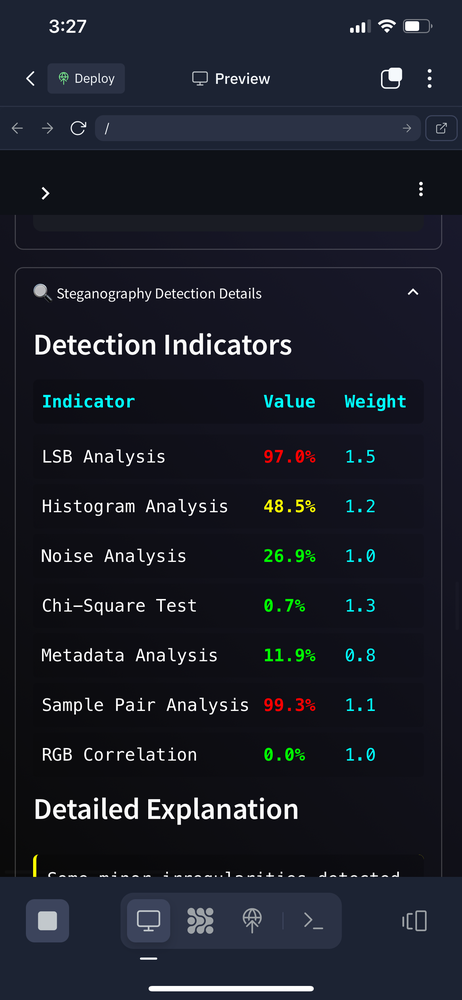
#> input picture test_image.png, 462 x 1000 px, shrunk from 1284 x 2778 before the run
$ python -i stego_detector.py   (imports and definitions only)
#> lines starting #> are read from the running program, lines starting #| are printed output that depends on the picture; after the words box and inside, x2 and y2 are one past the last pixel; in counts of white or black regions, pixels touching at a corner belong together
"""
Steganography detection module.
Provides functionality to analyze images and determine the likelihood of hidden data.
"""

import numpy as np
from PIL import Image
import subprocess
import tempfile
import os
import re
import struct
from scipy import stats
import random

class DetectionResult:
    """Container for detection results."""
    def __init__(self):
        self.likelihood = 0.0  # Overall likelihood of hidden data (0-1)
        self.indicators = {}  # Individual indicator results
        self.suspicious_regions = []  # Areas of the image that might contain hidden data
        self.explanation = ""  # Human-readable explanation
        self.techniques = []  # Suspected hiding techniques

    def add_indicator(self, name, value, weight=1.0):
        """Add a new detection indicator."""
        self.indicators[name] = {
            "value": value,
            "weight": weight
        }

    # [12 lines left out: function calculate_overall_likelihood, not called in this run]

    def get_formatted_likelihood(self):
        """Get a formatted string with the likelihood percentage."""
        return f"{self.likelihood * 100:.1f}%"

    # [34 lines left out: functions get_color_code, generate_explanation, not called in this run]

# Main detection functions
def analyze_image_for_steganography(image_path):
    """
    Analyze an image for signs of steganography.

    Args:
        image_path: Path to the image file

    Returns:
        DetectionResult object with likelihood and explanations
    """
#> called with image_path = '../test_image.png'
    result = DetectionResult()

    # Open the image
    try:
        img = Image.open(image_path)
#> img is the input picture: PIL image 462x1000 RGB; mean R, G, B 26.8, 30.1, 39.9
        if img.mode != 'RGB' and img.mode != 'RGBA':
            img = img.convert('RGB')

        # Convert to numpy array
        pixels = np.array(img)

        # Run various detection methods

        # 1. Statistical analysis of LSB
        lsb_likelihood = detect_lsb_steganography(pixels)
        result.add_indicator("LSB Analysis", lsb_likelihood, weight=1.5)

        # 2. Histogram analysis
        histogram_likelihood = analyze_histogram(pixels)
        result.add_indicator("Histogram Analysis", histogram_likelihood, weight=1.2)

        # 3. Noise analysis
        noise_likelihood = analyze_noise_patterns(pixels)
        result.add_indicator("Noise Analysis", noise_likelihood, weight=1.0)

        # 4. Chi-square analysis
        chi_square_likelihood = chi_square_test(pixels)
        result.add_indicator("Chi-Square Test", chi_square_likelihood, weight=1.3)

        # 5. Metadata analysis
        metadata_likelihood = analyze_metadata(image_path)
        result.add_indicator("Metadata Analysis", metadata_likelihood, weight=0.8)

        # 6. Sample pair analysis
        sample_pair_likelihood = sample_pair_analysis(pixels)
        result.add_indicator("Sample Pair Analysis", sample_pair_likelihood, weight=1.1)

        # 7. RGB correlation
        rgb_correlation_likelihood = analyze_rgb_correlation(pixels)
        result.add_indicator("RGB Correlation", rgb_correlation_likelihood, weight=1.0)

        # Calculate overall likelihood
        result.calculate_overall_likelihood()

        # Generate explanation
        result.generate_explanation()

        # Determine potential techniques
        result.techniques = determine_potential_techniques(result)

    except Exception as e:
        result.explanation = f"Error analyzing image: {str(e)}"
        result.likelihood = 0.0

    return result

def detect_lsb_steganography(pixels):
    """
    Detect LSB steganography by analyzing the statistical properties of the least significant bits.

    Args:
        pixels: Numpy array of pixel values

    Returns:
        Likelihood of LSB steganography (0-1)
    """
    # Extract LSBs from each channel
    lsb_r = pixels[:, :, 0] % 2
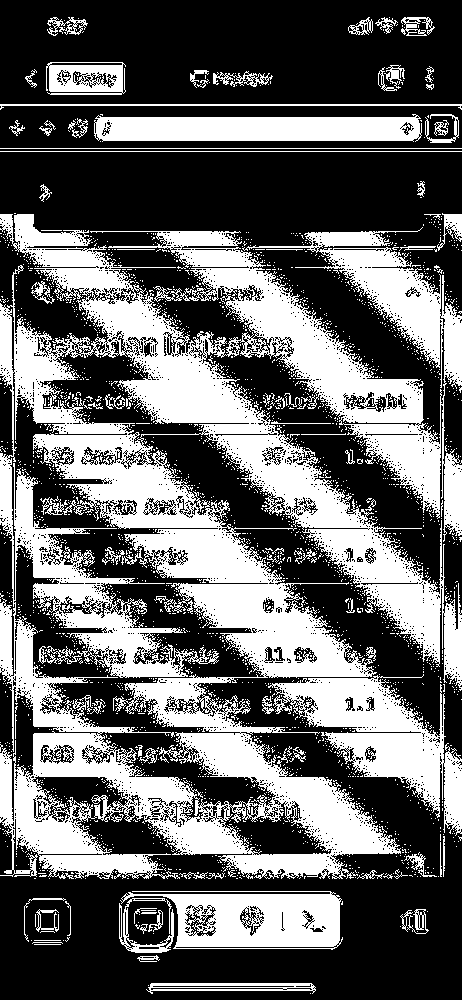
#> lsb_r: shape (1000, 462); values 0 (black) and 1 (white), 39.5% white; 2459 white regions (2369 under 20 px), largest, box (x1, y1, x2, y2) and area: (0, 214, 462, 879) 137449, (268, 674, 462, 836) 11691, (120, 891, 343, 950) 8351
    lsb_g = pixels[:, :, 1] % 2
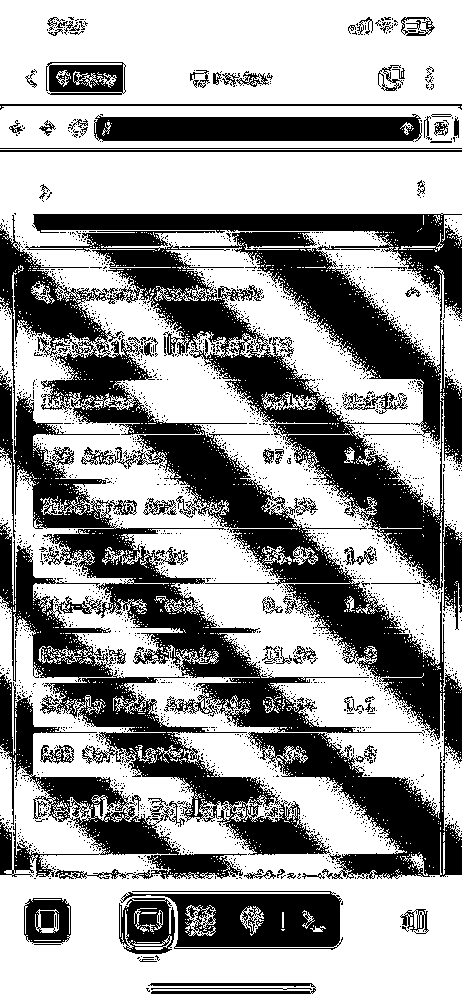
#> lsb_g: shape (1000, 462); values 0 (black) and 1 (white), 61.6% white; 2344 black regions (2264 under 20 px), largest, box (x1, y1, x2, y2) and area: (0, 213, 462, 879) 131043, (0, 674, 247, 879) 10945, (120, 891, 343, 950) 8307
    lsb_b = pixels[:, :, 2] % 2
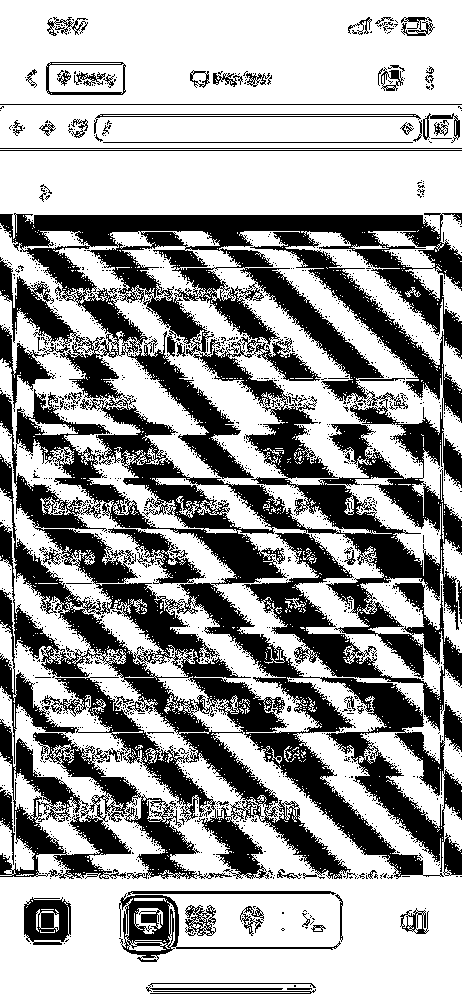
#> lsb_b: shape (1000, 462); values 0 (black) and 1 (white), 63.3% white; 1695 black regions (1619 under 20 px), largest, box (x1, y1, x2, y2) and area: (0, 213, 462, 879) 138568, (0, 719, 232, 879) 10884, (119, 893, 341, 962) 2612

    # Flatten arrays
    lsb_r = lsb_r.flatten()
    lsb_g = lsb_g.flatten()
    lsb_b = lsb_b.flatten()

    # Calculate bias from expected distribution (should be ~0.5 for random)
    r_bias = abs(np.mean(lsb_r) - 0.5) * 2
#> r_bias = 0.211
    g_bias = abs(np.mean(lsb_g) - 0.5) * 2
#> g_bias = 0.233
    b_bias = abs(np.mean(lsb_b) - 0.5) * 2
#> b_bias = 0.265

    # A perfect uniform distribution would give bias=0, completely skewed would give bias=1

    # Analyze patterns and runs
    r_runs = count_runs(lsb_r) / len(lsb_r)
#> after the loop in count_runs, `for i in range(1, len(binary_data)):`: runs = 55456
#> r_runs = 0.12
    g_runs = count_runs(lsb_g) / len(lsb_g)
#> g_runs = 0.118
    b_runs = count_runs(lsb_b) / len(lsb_b)
#> b_runs = 0.117

    # Calculate entropy
    r_entropy = calculate_entropy(lsb_r)
#> in calculate_entropy, `values, counts = np.unique(data, return_counts=True)`: values = [0, 1]; counts = [279718, 182282]
#> in calculate_entropy, `probabilities = counts / len(data)`: probabilities = [0.605, 0.395]
#> in calculate_entropy, `entropy = -np.sum(probabilities * np.log2(probabilities))`: entropy = 0.968
#> r_entropy = 0.968
    g_entropy = calculate_entropy(lsb_g)
#> g_entropy = 0.961
    b_entropy = calculate_entropy(lsb_b)
#> b_entropy = 0.949

    # Also analyze the distribution of pairs of adjacent bits
    # This can detect more sophisticated steganography methods
    pair_analysis_r = analyze_bit_pairs(lsb_r)
#> after the loop in analyze_bit_pairs, `for i in range(len(bits) - 1):`: pairs = [251989, 27728, 27728, 154554]
#> in analyze_bit_pairs, `total = np.sum(pairs)`: total = 461999
#> in analyze_bit_pairs, `pairs = pairs / total`: pairs = [0.545, 0.06, 0.06, 0.335]
#> in analyze_bit_pairs, `deviation = np.sum(np.abs(pairs - expected)) / 2`: deviation = 0.38
#> pair_analysis_r = 0.38
    pair_analysis_g = analyze_bit_pairs(lsb_g)
#> pair_analysis_g = 0.382
    pair_analysis_b = analyze_bit_pairs(lsb_b)
#> pair_analysis_b = 0.383

    # Check for patterns in different bit planes (not just LSB)
    second_bit_plane_r = (pixels[:, :, 0] // 2) % 2
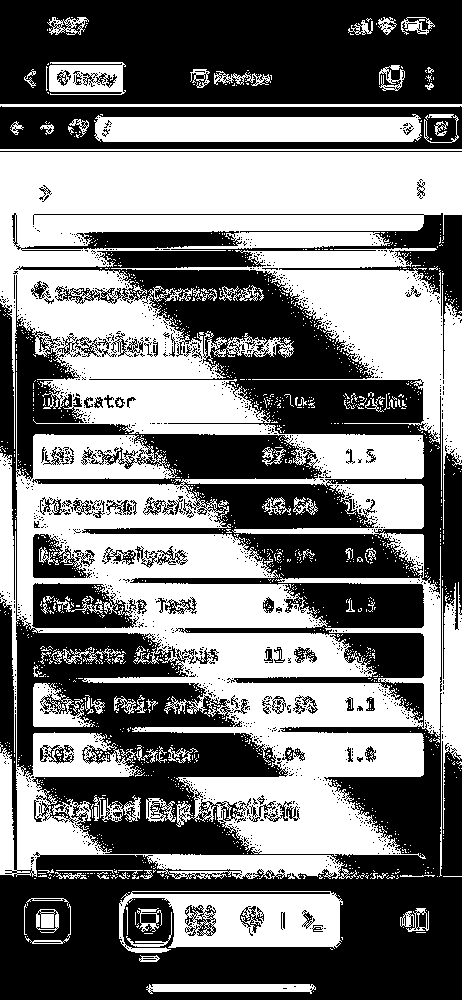
#> second_bit_plane_r: shape (1000, 462); values 0 (black) and 1 (white), 47.4% white; 1523 white regions (1438 under 20 px), largest, box (x1, y1, x2, y2) and area: (0, 152, 462, 877) 147480, (111, 248, 462, 529) 19910, (0, 453, 345, 879) 15392
    second_bit_plane_g = (pixels[:, :, 1] // 2) % 2
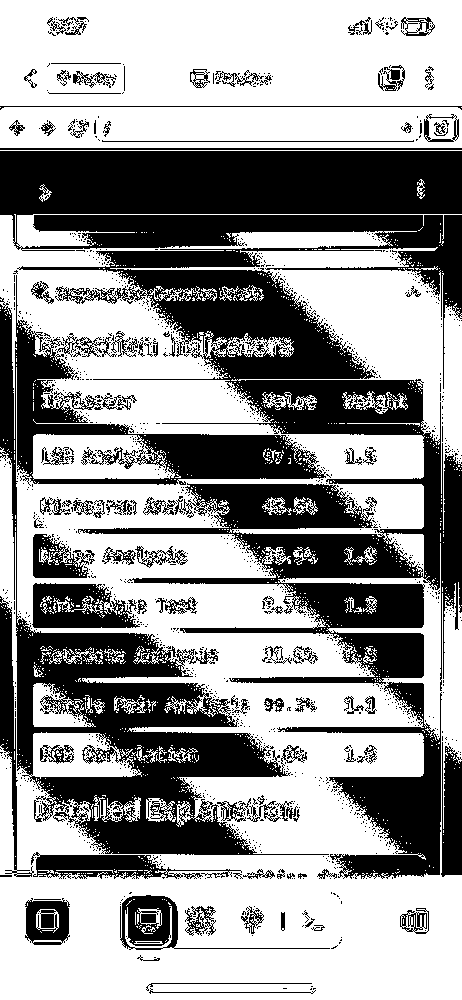
#> second_bit_plane_g: shape (1000, 462); values 0 (black) and 1 (white), 59.5% white; 1361 black regions (1243 under 20 px), largest, box (x1, y1, x2, y2) and area: (0, 151, 462, 691) 98738, (0, 275, 329, 855) 46810, (277, 682, 442, 879) 10144
    second_bit_plane_b = (pixels[:, :, 2] // 2) % 2
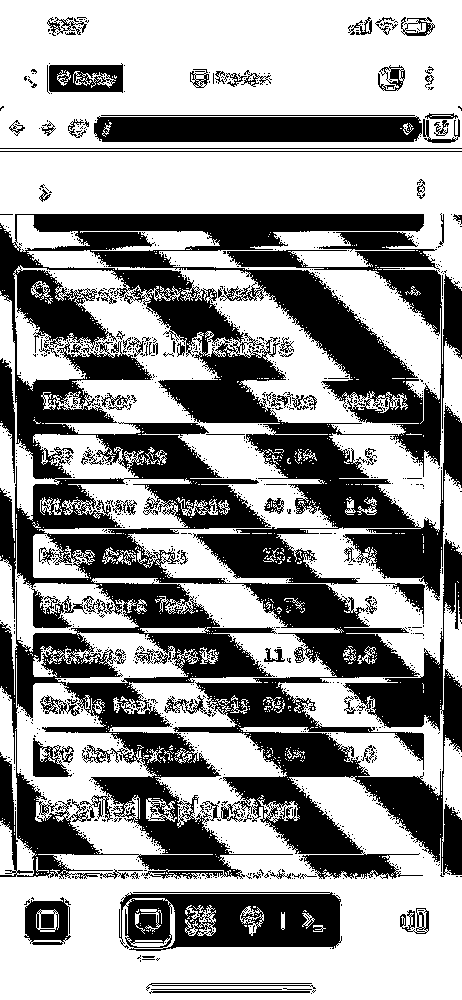
#> second_bit_plane_b: shape (1000, 462); values 0 (black) and 1 (white), 59.6% white; 1170 black regions (1085 under 20 px), largest, box (x1, y1, x2, y2) and area: (0, 214, 462, 879) 152668, (119, 892, 342, 951) 10118, (94, 116, 422, 142) 7987

    # Calculate correlation between LSB and 2nd bit plane
    # Low correlation might indicate hidden data
    r_correlation = np.corrcoef(lsb_r.flatten(), second_bit_plane_r.flatten())[0, 1]
#> r_correlation = 0.206
    g_correlation = np.corrcoef(lsb_g.flatten(), second_bit_plane_g.flatten())[0, 1]
#> g_correlation = 0.126
    b_correlation = np.corrcoef(lsb_b.flatten(), second_bit_plane_b.flatten())[0, 1]
#> b_correlation = 0.217

    # Convert correlations to indicators (lower correlation = higher likelihood)
    r_corr_indicator = 1 - abs(r_correlation)
#> r_corr_indicator = 0.794
    g_corr_indicator = 1 - abs(g_correlation)
#> g_corr_indicator = 0.874
    b_corr_indicator = 1 - abs(b_correlation)
#> b_corr_indicator = 0.783

    # Combine metrics - lower bias, more runs, higher entropy, and lower bit-plane correlation
    # indicate potential hidden data

    # Normalize entropy to 0-1 range (max entropy for binary is 1.0)
    r_entropy_norm = r_entropy
#> r_entropy_norm = 0.968
    g_entropy_norm = g_entropy
#> g_entropy_norm = 0.961
    b_entropy_norm = b_entropy
#> b_entropy_norm = 0.949

    # For bias, lower value means more likely steganography
    r_indicator = (1 - r_bias) * 0.3 + r_entropy_norm * 0.3 + r_runs * 0.2 + pair_analysis_r * 0.1 + r_corr_indicator * 0.1
#> r_indicator = 0.668
    g_indicator = (1 - g_bias) * 0.3 + g_entropy_norm * 0.3 + g_runs * 0.2 + pair_analysis_g * 0.1 + g_corr_indicator * 0.1
#> g_indicator = 0.668
    b_indicator = (1 - b_bias) * 0.3 + b_entropy_norm * 0.3 + b_runs * 0.2 + pair_analysis_b * 0.1 + b_corr_indicator * 0.1
#> b_indicator = 0.645

    # Take the maximum indicator as our result
    lsb_likelihood = max(r_indicator, g_indicator, b_indicator)
#> lsb_likelihood = 0.668

    # Scale to make the result more decisive and boost sensitivity
    lsb_likelihood = scale_likelihood(lsb_likelihood, sensitivity=2.5)
#> in scale_likelihood, `boosted_value = value * 1.7`: boosted_value = 1.14
#> in scale_likelihood, `scaled = 1 / (1 + np.exp(-sensitivity * 2.0 * (boosted_value - center)..`: scaled = 1
#> lsb_likelihood = 1

    return lsb_likelihood

def analyze_bit_pairs(bits):
    """
    Analyze the distribution of pairs of adjacent bits.
    Unusual pair distributions may indicate steganography.

    Args:
        bits: Numpy array of bit values (0 or 1)

    Returns:
        Likelihood score based on bit pair analysis (0-1)
    """
    # Count the frequency of each pair type: 00, 01, 10, 11
    pairs = np.zeros(4)
    for i in range(len(bits) - 1):
        pair_value = bits[i] * 2 + bits[i+1]
        pairs[int(pair_value)] += 1

    # Normalize to get distribution
    total = np.sum(pairs)
    if total > 0:
        pairs = pairs / total

    # For true random data, each pair should be roughly equally likely (~0.25)
    # Calculate deviation from expected distribution
    expected = np.array([0.25, 0.25, 0.25, 0.25])
    deviation = np.sum(np.abs(pairs - expected)) / 2  # Normalize to [0,1]

    # Higher deviation means more suspicious
    return deviation

def analyze_histogram(pixels):
    """
    Analyze image histogram for signs of manipulation.

    Args:
        pixels: Numpy array of pixel values

    Returns:
        Likelihood based on histogram analysis (0-1)
    """
    # Analyze each channel separately
    likelihoods = []

    for channel in range(3):  # R, G, B
        # Get channel data
        channel_data = pixels[:, :, channel].flatten()

        # Create histogram (256 bins for 8-bit values)
        hist, _ = np.histogram(channel_data, bins=256, range=(0, 256))

        # Calculate the difference between adjacent histogram bins
        # Steganography often causes unusual patterns in these differences
        diffs = np.abs(hist[1:] - hist[:-1])

        # Calculate statistics on the differences
        mean_diff = np.mean(diffs)
        std_diff = np.std(diffs)

        # Calculate the number of "peaks" and "valleys"
        # Compare each bin with its neighbors
        peaks = 0
        for i in range(1, 255):
            if hist[i] > hist[i-1] and hist[i] > hist[i+1]:
                peaks += 1

        # Normalize peaks (typical images might have 5-20 peaks)
        normalized_peaks = min(peaks / 30, 1.0)

        # Calculate "evenness" of histogram
        # Use Gini coefficient as a measure of inequality
        hist_sorted = np.sort(hist)
        cumulative = np.cumsum(hist_sorted)
        cumulative = cumulative / cumulative[-1]  # Normalize
        gini = (np.trapz(np.linspace(0, 1, 256), cumulative) - 0.5) * 2

        # Combine metrics
        # Higher peaks, lower Gini (more even distribution) suggest steganography
        channel_likelihood = normalized_peaks * 0.4 + (1 - gini) * 0.6
        likelihoods.append(channel_likelihood)
#> this loop made 3 passes
#> (mean_diff, std_diff, gini, channel_likelihood) on passes 1 to 3: (1363.9, 8270.3, 0.913, 0.452), (1452, 8364.2, 0.906, 0.456), (1298.7, 8184.7, 0.872, 0.477)
#> after the loop, likelihoods = [0.452, 0.456, 0.477]

    # Take the maximum likelihood across channels
    histogram_likelihood = max(likelihoods)
#> histogram_likelihood = 0.477

    # Scale the result
    histogram_likelihood = scale_likelihood(histogram_likelihood)
#> histogram_likelihood = 0.998

    return histogram_likelihood

def analyze_noise_patterns(pixels):
    """
    Analyze noise patterns in the image for signs of steganography.

    Args:
        pixels: Numpy array of pixel values

    Returns:
        Likelihood based on noise analysis (0-1)
    """
    # Apply noise extraction filter
    # A simple way is to use high-pass filtering
    noise = np.zeros_like(pixels[:, :, 0:3], dtype=float)

    for channel in range(3):
        # Extract channel
        img_channel = pixels[:, :, channel].astype(float)

        # Calculate local average (3x3 window)
        from scipy.ndimage import uniform_filter
        local_avg = uniform_filter(img_channel, size=3)

        # Extract noise component
        noise[:, :, channel] = img_channel - local_avg
#> this loop made 3 passes
#> pass 1, in analyze_noise_patterns, `img_channel = pixels[:, :, channel].astype(float)`:
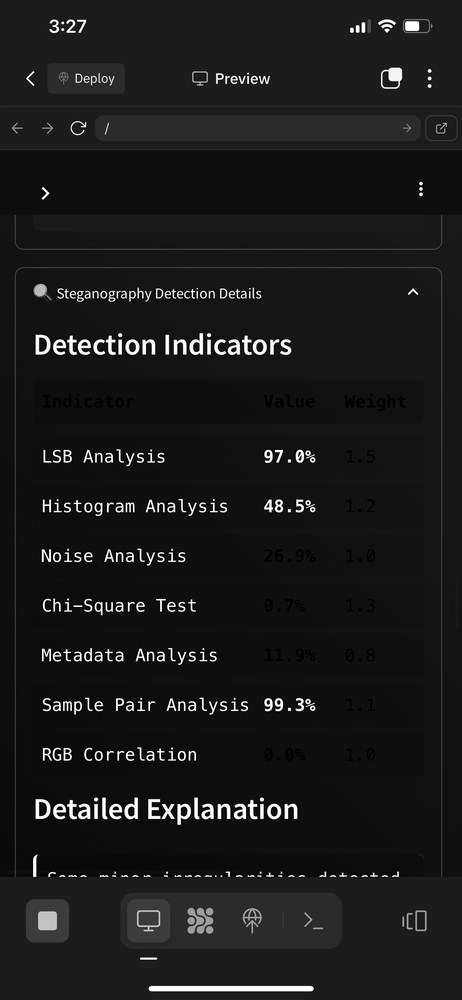
#> img_channel: shape (1000, 462) float64; min 0, max 255, mean 26.8
#> (the rest of the program and of its run is left out)
